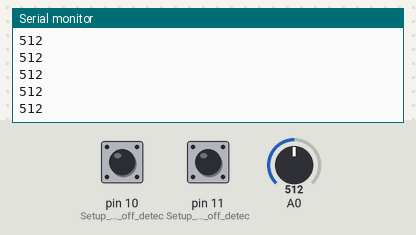
The sketch below on a simulated Arduino Uno, built with avr-gcc and run on an emulated ATmega328P. Shown: the last lines printed to the serial monitor. The test bench sets the inputs (shaded band); at power-on: pin 10 (Setup_for_leads_off_detec) LOW, A0 = 512, pin 11 (Setup_for_leads_off_detec) LOW.

Above: at 1.2 s.
1.3 s: pin 10 (Setup_for_leads_off_detec) pulled HIGH for 0.15 s
2.9 s: A0 set to 470
At 3.4 s:
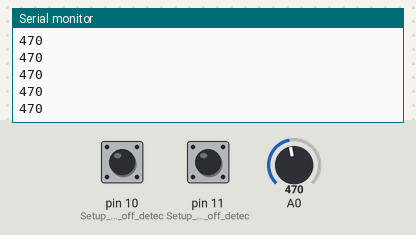
4.4 s: A0 set to 490
At 4.9 s:
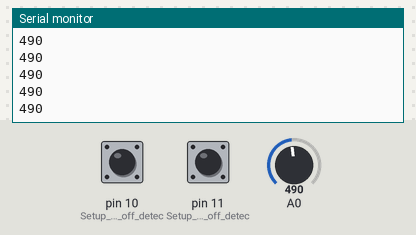
Timing chart, 0 to 7.4 s (numbered marks = the images above; inputs shaded):
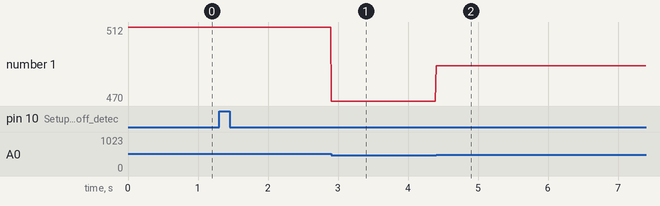

The sketch:

heartRateSensor.ino
```cpp
float currentTime,firstTime;
int count[6]={0};
static int flag=0;
int wave;
void setup() {
  // initialize the serial communication:
  Serial.begin(9600);
  pinMode(10, INPUT); // Setup for leads off detection LO +
  pinMode(11, INPUT); // Setup for leads off detection LO -
  currentTime=millis();
  firstTime=millis();
  for(int i=0;i<6;i++){
    count[i]=0;
  }

}

void loop() {
  if((digitalRead(10) == 1)||(digitalRead(11) == 1)){
    Serial.println('!');
  }
  else{
    // send the value of analog input 0:
      wave=analogRead(A0);
      Serial.println(wave);

       if(millis()-currentTime>=10000){
        currentTime=millis();
        if(millis()-firstTime>=60000){
          Serial.print("Heart rate(in bpm):");
          Serial.println(count[flag]);
          Serial.print("flag:");
          Serial.println(flag);
        }

        count[flag]=0;
        flag++;
        if(flag>5)
          flag=0;
      }
      if(wave>480)
      { for(int i=0;i<6;i++)
          count[i]++;
      }
  }

  //Wait for a bit to keep serial data from saturating
  delay(10);
}
```

Measured:
- after the input at 2.9 s, the serial monitor: prints a new line at once (image 1)
- after the input at 4.4 s, the serial monitor: prints a new line at once (image 2)
- plotted number 1: 512 → 470 after the input at 2.9 s, 470 → 490 after the input at 4.4 s
